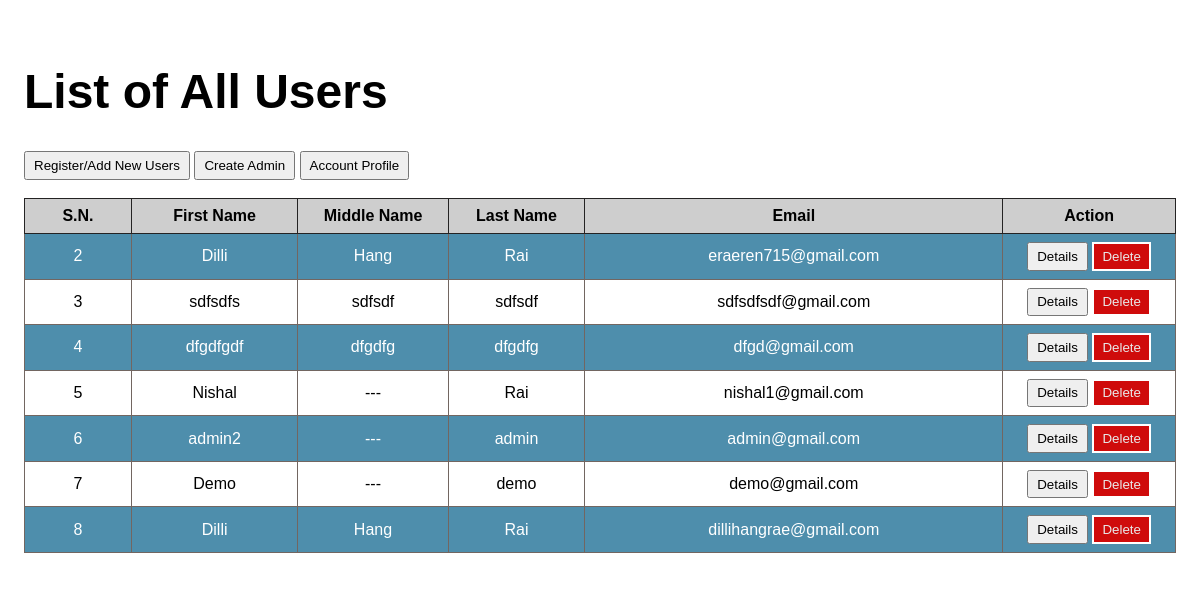
Screenshot of /crud/list/ (signed in) with the database file from the repository.
### crud/models.py (models this page shows, shortened)
class UserInfo(models.Model):
    first_name = models.CharField(max_length=100)
    middle_name =models.CharField(max_length=100, blank=True)
    last_name = models.CharField(max_length=100)
    email = models.EmailField()
    dob = models.DateField()
    bio = models.TextField()

### crud/views.py (the view)
# urls.py: path('list/', list_all_user,  name='list'),
@login_required
def list_all_user(request):
    data = UserInfo.objects.all()
    context = {
        'data': data
    }
    return render(request, 'crud/list.html', context=context)

### crud/templates/crud/list.html (shortened to what this page needs)
 <!DOCTYPE html>
 <html lang="en">
 <head>
 </head>
 <body>
    <div class="main-container">
    <h1>List of All Users</h1>
    <button>
        <a href="/crud/create/">Register/Add New Users</a>
    </button>
    <button>
        <a href="/admin" target="_blank"> Create Admin </a>
    </button>
    <button>
        <a href="/accounts/profile"> Account Profile </a>
    </button>
    <br> <br>
    <table>
        <tr>
            <th>S.N.</th>
            <th>First Name</th>
            <th>Middle Name</th>
            <th>Last Name</th>
            <th>Email</th>
            <th>Action</th>
        </tr>
    {% for u in data %}
    <tr>
        <td>{{ u.id }}</td>
        <td>{{ u.first_name }}</td>
        <td>  {% if u.middle_name %}
            {{ u.middle_name }}
        {% else %}
            ---
        {% endif %}
        </td>
        <td>{{ u.last_name }}</td>
        <td>{{ u.email }}</td>
        <td>
            <button>
                <a href=" {% url 'crud:detail' u.id  %}">Details</a>
            </button>
            <button class="deleteBtn">
                <a href="{% url 'crud:delete' u.id %}"> Delete </a>
            </button>
        </td>
    </tr>
    {% endfor %}
  </table>
</div>
 </body>
 </html>

### crud/templates/crud/list.html (style rules this page uses)
* { font-family: sans-serif; }
table { width: 100%; border: 1px solid rgb(138, 129, 128); text-align: center; border-collapse: collapse; overflow: auto; }
table th { border: 1px solid rgb(36, 35, 35); width: 25px; padding: 0.5rem; background-color: rgb(206, 206, 206); }
table tr td { border: 1px solid rgb(114, 102, 97); padding: .5rem; }
tr:nth-child(even) { background-color: rgb(78, 142, 172); color: #ffffff; }
.main-container { display: block; max-width: 1250px; margin: 1em auto; padding: 1rem; background-color: #fff; }
h1 { font-family: 'Gill Sans', 'Gill Sans MT', Calibri, 'Trebuchet MS', sans-serif; font-size: 3rem; }
.main-container button { padding: 0.3rem 0.5rem; }
button a { text-decoration: none; color: #000; }
.deleteBtn { background-color: rgb(207, 11, 11); border: 2px solid rgb(255, 255, 255); }
.deleteBtn a { color: rgb(233, 233, 233); }

### rows the page displays
UserInfo: id "2", first_name "Dilli", middle_name "Hang", last_name "Rai", email "eraeren715@gmail.com"
UserInfo: id "3", first_name "sdfsdfs", middle_name "sdfsdf", last_name "sdfsdf", email "sdfsdfsdf@gmail.com"
UserInfo: id "4", first_name "dfgdfgdf", middle_name "dfgdfg", last_name "dfgdfg", email "dfgd@gmail.com"
UserInfo: id "5", first_name "Nishal", last_name "Rai", email "nishal1@gmail.com"
UserInfo: id "6", first_name "admin2", last_name "admin", email "admin@gmail.com"
UserInfo: id "7", first_name "Demo", last_name "demo", email "demo@gmail.com"
UserInfo: id "8", first_name "Dilli", middle_name "Hang", last_name "Rai", email "dillihangrae@gmail.com"
